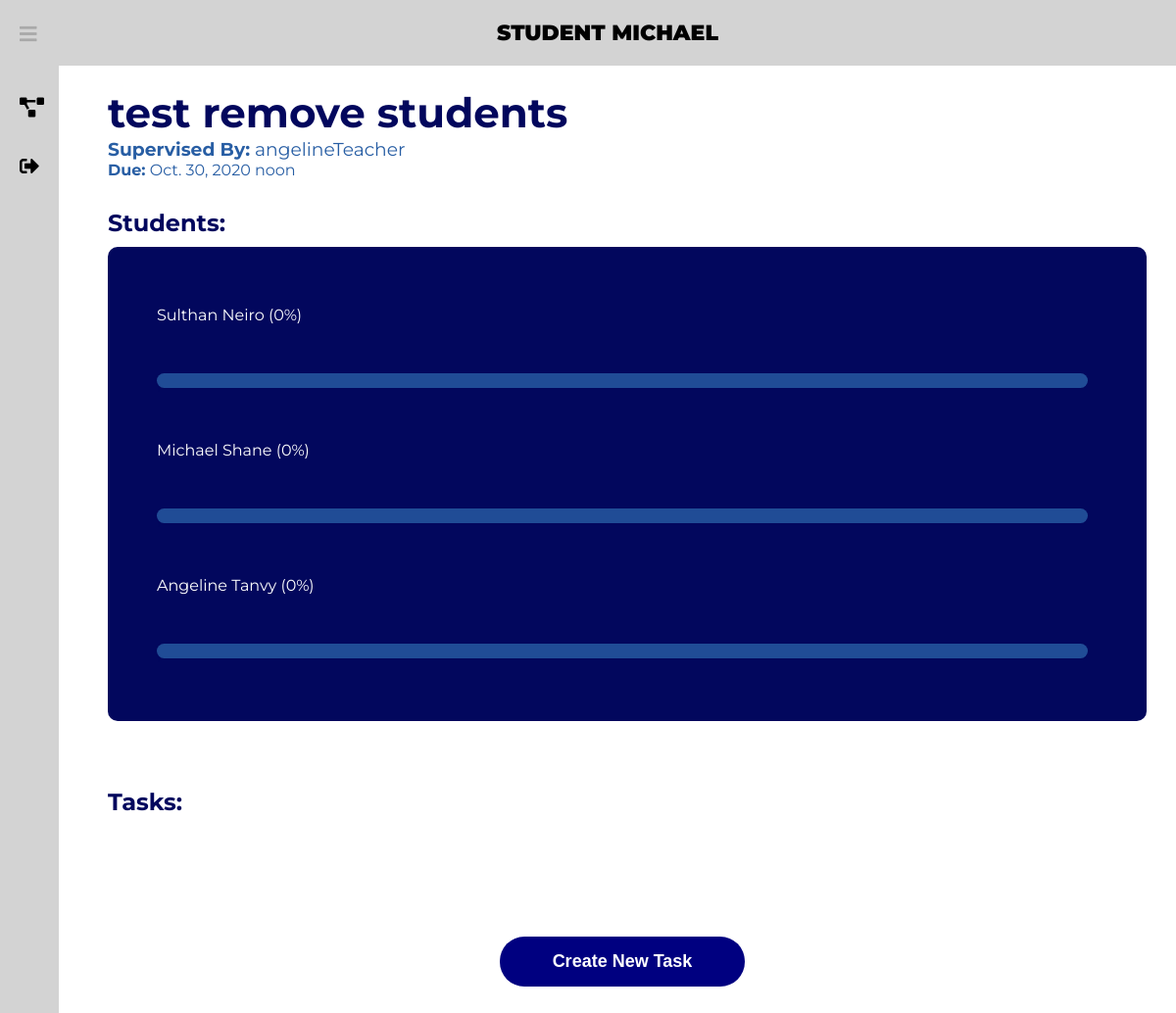
The page /dashboard/project-info/17/ (signed in) on the database as committed earlier.
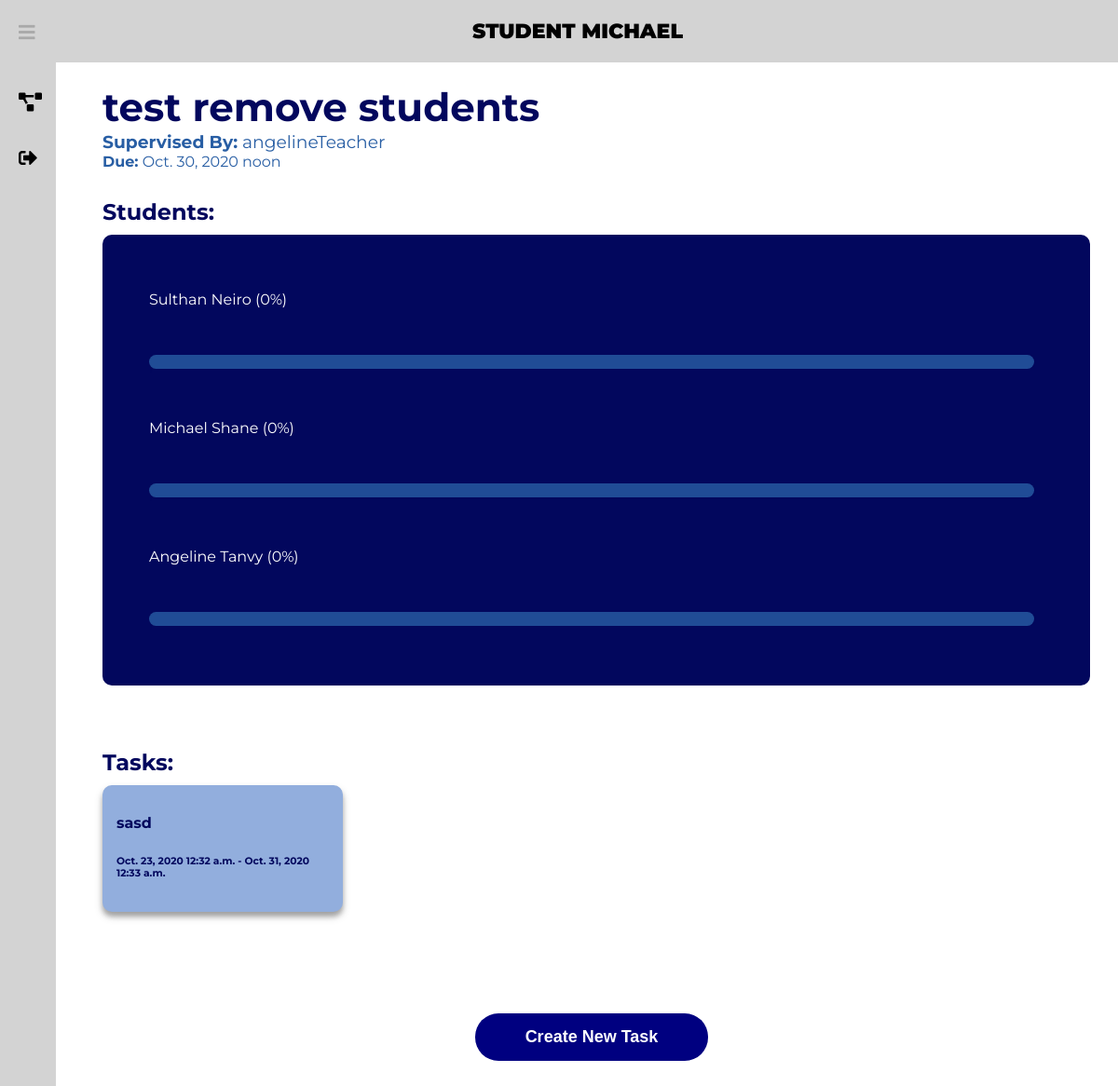
The same page on the database as committed later.
### projects/models.py (models this page shows, shortened)
class Task(models.Model):
    taskname = models.CharField(max_length=50)
    taskdesc = models.TextField(max_length=500)
    sourceproject = models.ForeignKey(Project, default=None, on_delete=models.CASCADE)
    task_done = models.BooleanField(default=False)
    start_date = models.DateField(default=None)
    start_time = models.TimeField(default=None)
    due_date = models.DateField(default=None)
    due_time = models.TimeField(default=None)
    difficulty = models.PositiveIntegerField(default=1)
    class Meta:
        verbose_name = "Task"
    def __str__(self):
        return str(self.taskname)

### projects/views.py (the view)
# urls.py: path('dashboard/project-info/<int:project>/', project_views.project_info, name='project-info'),
@login_required(login_url="/signin")
def project_info(response, project):
    student_names = []
    students = []
    times = []
    prop = []
    project = Project.objects.filter(pk=project)[0]
    projectStudents = ProjectStudents.objects.filter(project=project)
    tasks = Task.objects.filter(sourceproject=project.id)
    if response.user.is_staff:
        AccountType = "Teacher"
    else:
        AccountType = "Student"
    if len(projectStudents) > 0:
        for i in projectStudents:
            student_names.append(i.student.get_full_name())
            students.append(i.student)
    for student in students:
        total_time = 0
        studentTasks = TaskStudents.objects.filter(student=student)
        for studentTask in studentTasks:
            task = studentTask.task
            if task.sourceproject == project:
                total_time += studentTask.time * task.difficulty * 0.2
        times.append(total_time)
    total_time = sum(times)
    for i in range(len(times)):
        if total_time > 0:
            prop.append(round(times[i] / total_time * 100, 2))
        else:
            prop.append(0)
    for i in range(len(student_names)):
        student_names[i] = student_names[i] + " (" + str(prop[i]) + "%)"
    data = zip(student_names, prop)
    arg = {"FirstName": response.user.first_name.capitalize,
           "FullName": response.user.get_full_name,
           "Project": project,
           "Data": data,
           "AccountType": AccountType,
           "Tasks": tasks,
           "checkTeacher": response.user.is_staff
           }
    response.session['project_id'] = project.title
    response.session['project_redirect'] = project.id
    r = close_project(response, project.id)
    if r:
        return redirect('/dashboard')
    return render(response, "ProjectInfo.html", arg)

### projects/views.py (called while the page is built)
@login_required(login_url="/signin")
def close_project(response, project):
    project = Project.objects.filter(pk=project)[0]
    curr = Project.objects.filter(id=project.id)[0]
    retVal = False
    if response.method == 'GET':
        if response.GET.get('yesbtn'):
            curr.delete()
            retVal = True
    return retVal

### projects/templates/ProjectInfo.html (shortened to what this page needs)
<!DOCTYPE html>
<html lang="en">
{% extends 'newbase.html' %}
{% load static %}
{% block content %}
<body>
<link rel="stylesheet" type="text/css" href="{% static 'projectinfo/projectinfo.css' %}">
{% block header %} {{ AccountType }} {{ FirstName }} {% endblock %}
<div class="container">
    <div class="Project">
        <h1 id="projectTitle"><a>{{ Project.title }}</a></h1>
        <h3 id ="projectDesc"><b>Supervised By:</b> {{ Project.supervisor }}</h3>
        <h4 id ="projectDesc"><b>Due:</b> {{ Project.due_date }} {{ Project.due_time }}</h4>
        <h4 id="subtitle">Students:</h4>
        <div class = "studentContribution">
            {% for student, time in Data %}
            <ul>
                <li>{{student}}</li>
                <li id="percentBar"><div class="movingBar" style="width: calc(100% * {{time}} / 105);"></div>|</li>
            </ul>
            {% endfor %}
        </div>
        <br><br>
        <h3 id="subtitle"> Tasks: </h3>
        <div class="grid-container">
        {% for t in Tasks %}
            <a id="box" href="/dashboard/task-info/{{ t.id }}/">
                <div class="grid-item">
                    <h4>{{ t }}</h4>
                    <h6>{{ t.start_date }} {{ t.start_time }} - {{ t.due_date }} {{ t.due_time }}</h6>
                </div>
            </a>
        {% endfor %}
        </div>
        {% if checkTeacher == False %}
            <div class="button-center">
                <button id = "create-task" onclick="location.href = '/dashboard/create-task/'">
                    Create New Task
                </button>
            </div>
        {% endif %}
    </div>
</div>
</body>
{% endblock %}

Rows that differ between the two databases and show on the page:
added Task: taskname "sasd", start_date "Oct. 23, 2020", start_time "12:32 a.m.", due_date "Oct. 31, 2020", due_time "12:33 a.m."
